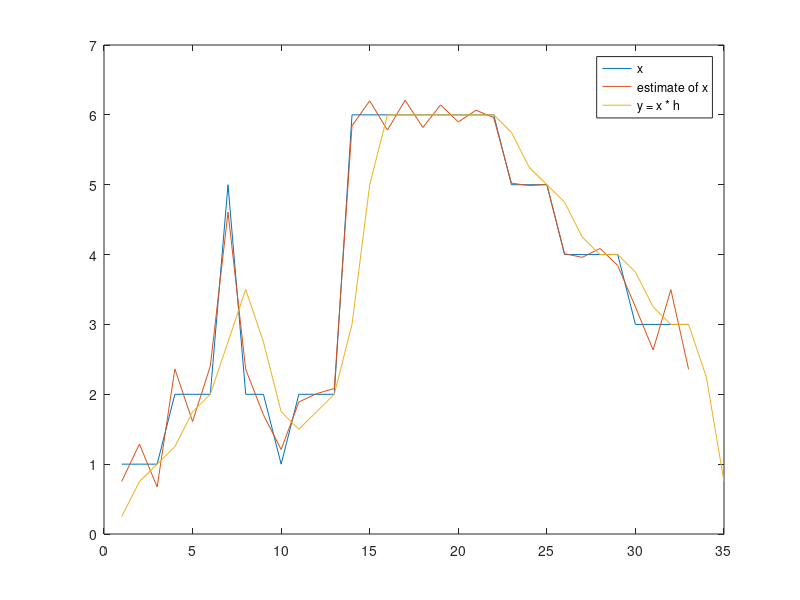

This figure's MATLAB source:
clc 
clear
close all

x = [1 1 1 2 2 2 5 2 2 1 2 2 2 6 6 6 6  6 6 6 6 6 5 5 5 4 4 4 4  3 3 3 3];
h = [1/4 1/2 1/4]; %must have odd number of elements
lambda = 0.0015;
y = conv(x,h);

es_x = ones(1, length(y));

numIter = 100000;
for it = 1: numIter
    for i = 2:length(y)-1;
        window = es_x(i-1:i+1);
                
        window = window + lambda * ((y(i) - h * window') / (h * h')) * h;
        es_x(i-1:i+1) = window;
    end
end

lenh = length(h);
es_x = es_x((lenh+1)/2:end - (lenh-1)/2);

plot(x);
hold on
plot(es_x);
plot(y);

legend('x','estimate of x', 'y = x * h');